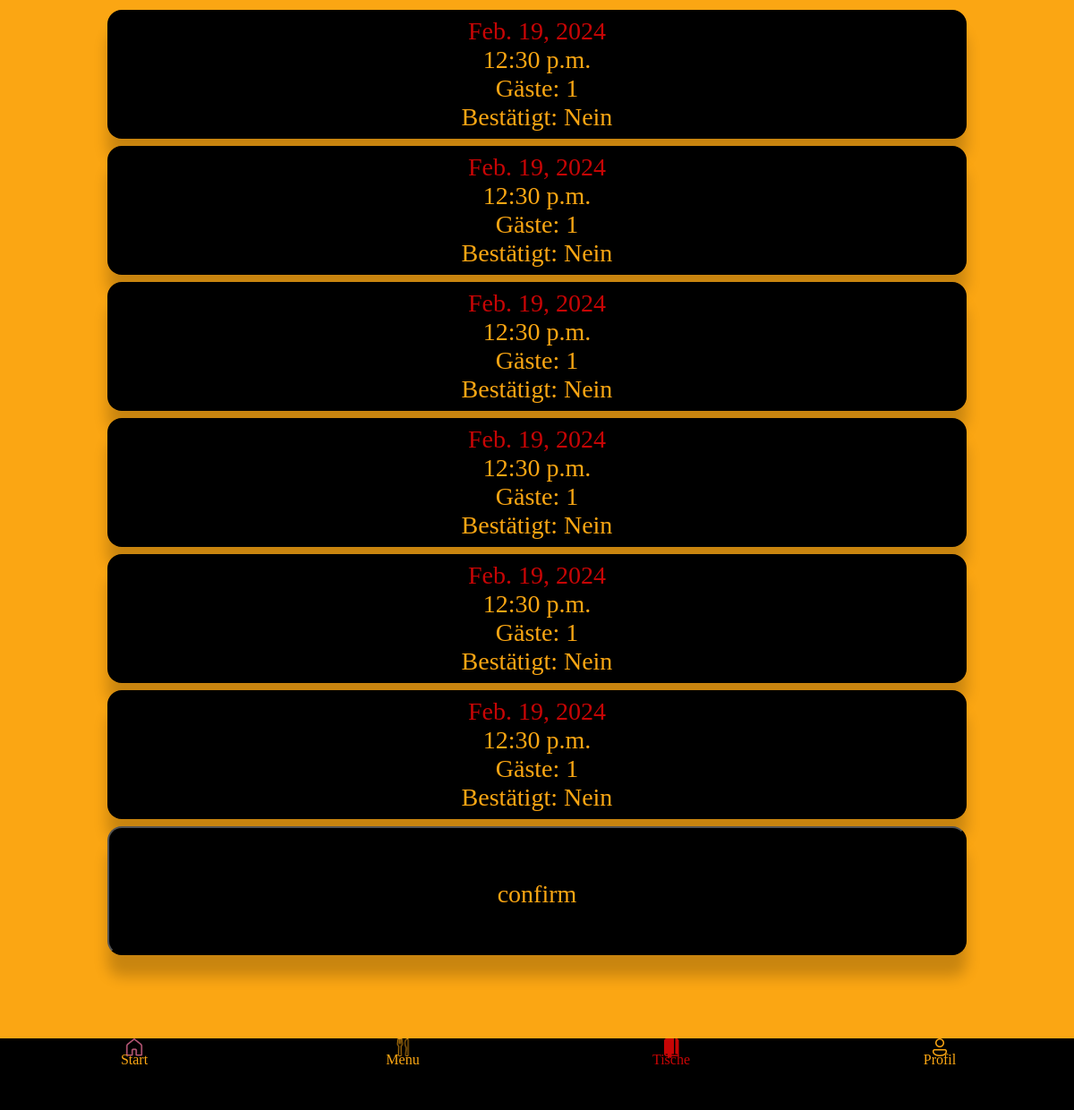
Page /orders_admin/ (signed in) on the earlier database version.
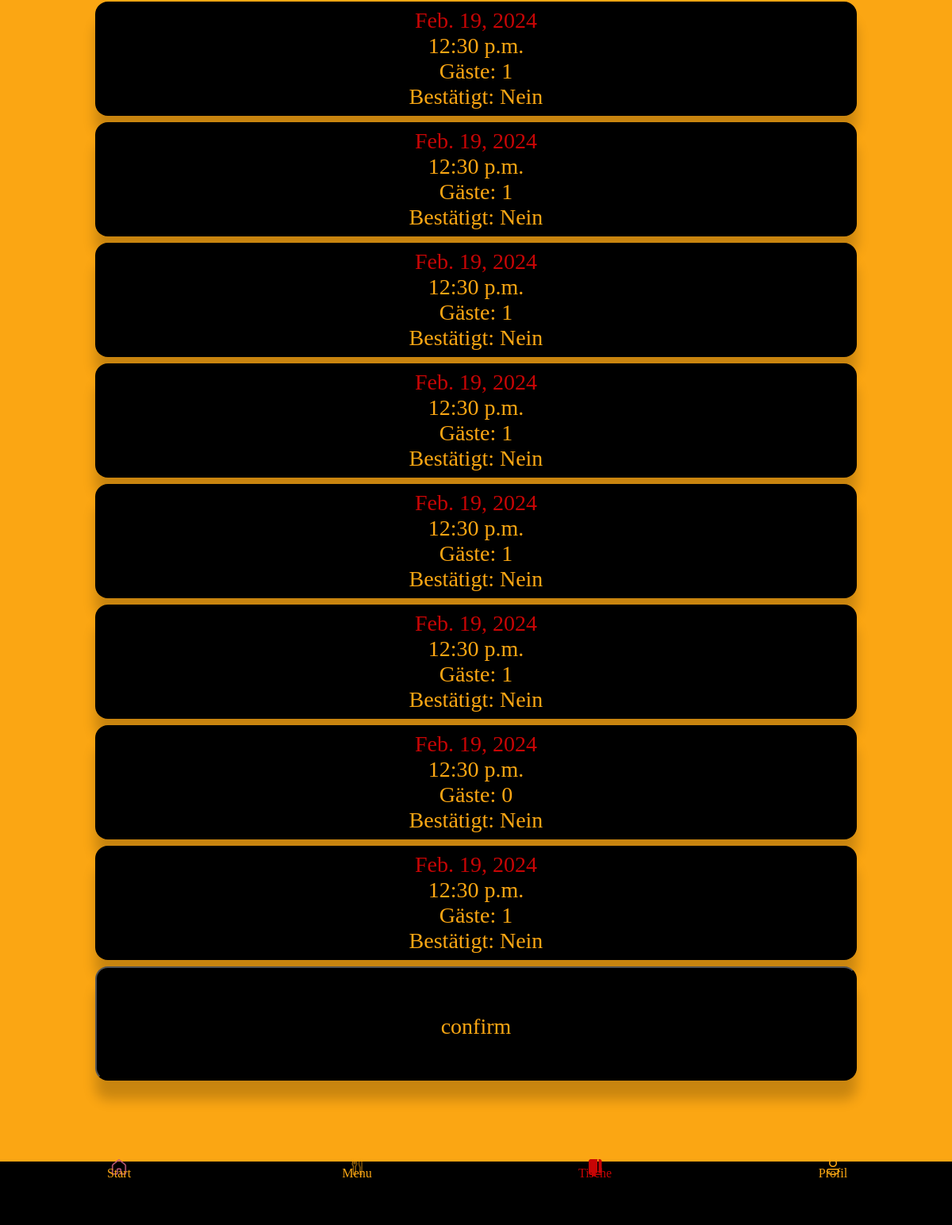
Same page on the later database version.
### reservation_app/models.py (models this page shows, shortened)
class Book(models.Model):
    user = models.ForeignKey(settings.AUTH_USER_MODEL, on_delete=models.CASCADE, default=1)
    time = models.TimeField(default='12:30:00')
    date = models.DateField(default='2024-02-19')
    guests = models.IntegerField(default= '',null=False)
    confirmation= models.CharField(default='Nein', max_length=20)

### reservation_app/views.py (the view)
# urls.py: path('orders_admin/', views.orders_admin, name='orders_admin'),
def orders_admin(request):
    if request.user.is_superuser:
        user_orders = Book.objects.filter(confirmation='Nein')
        return render(request, 'orders_admin.html', {'user_orders': user_orders})
    else:
        return redirect('home')

### reservation_app/templates/orders_admin.html (shortened to what this page needs)
{% extends 'base.html' %}
{% block content %}
     {% if user.is_authenticated %}
     <div class="tables-container">
     {% for order in user_orders %}
     <div class="table_button"><label style="color:var(--red)">{{ order.date }} </label><br>{{ order.time }} <br> Gäste: {{ order.guests }} <br> Bestätigt: {{ order.confirmation }}<br><br></label>
     </div>
     {% endfor %}
     {% endif %}
    <a href="{% url 'confirm' %}">
      <button class="table_button">confirm</button>
      <br/>
<br/>
<br/>
<br/>
<br/>
<br/>
  </a>
</div>
     {% load static %}
<a href="{% url 'home' %}">
  <button class="tabbar home">
      <img src="{% static 'icons/home.png' %}">
      <br>
      Start
  </button>
</a>
<a href="{% url 'menu' %}">
  <button class="tabbar menu">
      <img src="{% static 'icons/menu.png' %}" >
      <br>
      Menu
  </button>
</a>
<a href="{% url 'user_orders' %}">
  <button class="tabbar mybook">
      <img src="{% static 'icons/tables_active.png' %}">
      <br>
      Tische
  </button>
</a>
{% if user.is_authenticated %}
<a href="{% url 'account' %}">
  <button class="tabbar login_user">
      <img src="{% static 'icons/account.png' %}">
      <br>
      Profil
  </button>
</a>
{% endif %}
{% endblock %}

Differences in the rows shown:
added Book: date "Feb. 19, 2024", time "12:30 p.m.", guests "0", confirmation "Nein"
added Book: date "Feb. 19, 2024", time "12:30 p.m.", guests "1", confirmation "Nein"
